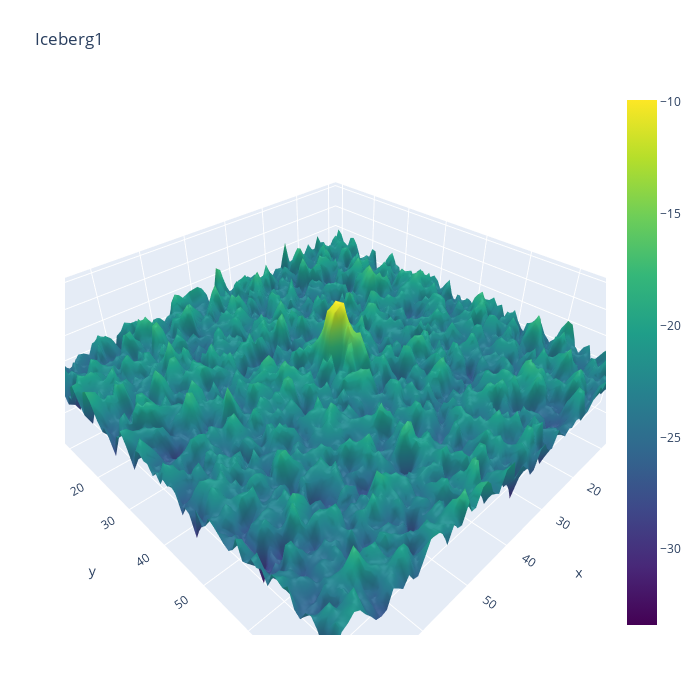
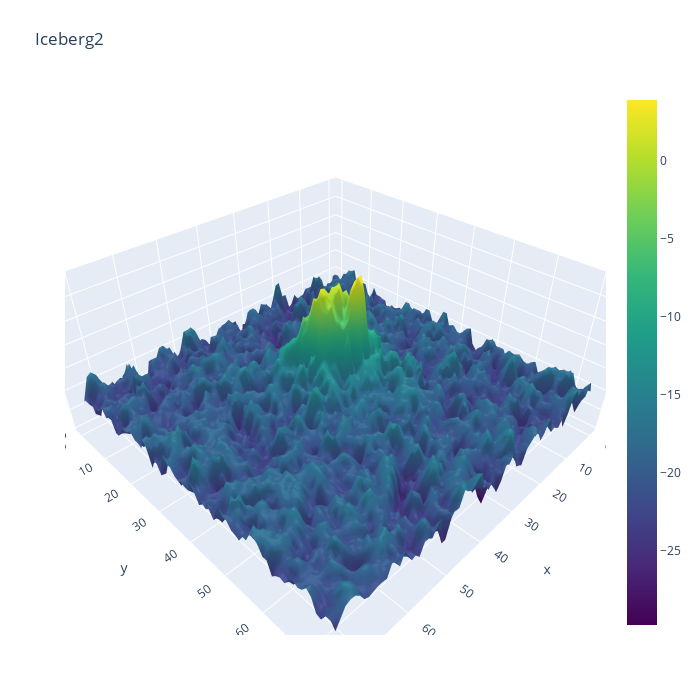

Notebook cell for these charts, in order:
### Code cell
py.init_notebook_mode(connected=True)
def plotmy3d(c, name):

    data = [
        go.Surface(
            z=c,
            colorscale='viridis'
        )
    ]
    layout = go.Layout(
        title=name,
        autosize=False,
        width=700,
        height=700,
        margin=dict(
            l=65,
            r=50,
            b=65,
            t=90
        )
    )
    fig = go.Figure(data=data, layout=layout)
    py.iplot(fig)
plotmy3d(X_band_1[2,:,:], 'Iceberg1')
plotmy3d(X_band_1[5,:,:], 'Iceberg2')

### Figure 1 — Plotly figure (JSON) as saved in the notebook; plotly's stock layout.template omitted (floating-point values rounded to 4 significant figures; data arrays with more than 128 entries replaced by an {"elided": "..."} marker saying what was removed)
{"data": [{"colorscale": [[0, "#440154"], [0.1111, "#482878"], [0.2222, "#3e4989"], [0.3333, "#31688e"], [0.4444, "#26828e"], [0.5556, "#1f9e89"], [0.6667, "#35b779"], [0.7778, "#6ece58"], [0.8889, "#b5de2b"], [1, "#fde725"]], "type": "surface", "z": {"elided": "75x75 float values"}}], "layout": {"autosize": false, "height": 700, "margin": {"b": 65, "l": 65, "r": 50, "t": 90}, "title": {"text": "Iceberg1"}, "width": 700}}

### Figure 2 — Plotly figure (JSON) as saved in the notebook; plotly's stock layout.template omitted (floating-point values rounded to 4 significant figures; data arrays with more than 128 entries replaced by an {"elided": "..."} marker saying what was removed)
{"data": [{"colorscale": [[0, "#440154"], [0.1111, "#482878"], [0.2222, "#3e4989"], [0.3333, "#31688e"], [0.4444, "#26828e"], [0.5556, "#1f9e89"], [0.6667, "#35b779"], [0.7778, "#6ece58"], [0.8889, "#b5de2b"], [1, "#fde725"]], "type": "surface", "z": {"elided": "75x75 float values"}}], "layout": {"autosize": false, "height": 700, "margin": {"b": 65, "l": 65, "r": 50, "t": 90}, "title": {"text": "Iceberg2"}, "width": 700}}
